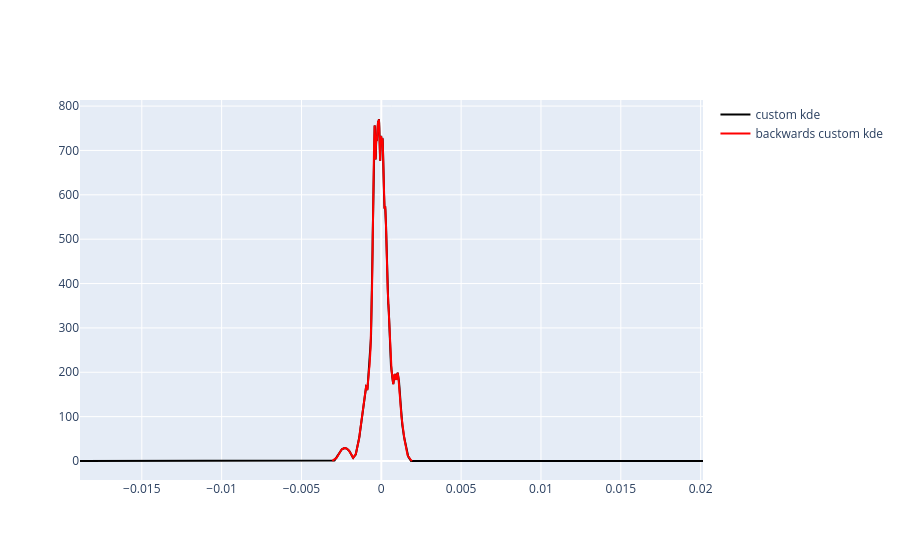

This figure's notebook cell:
### Code cell
# BACKWARDS TRANSFORMATION
dSup, dens = lqd2dens(
                lqd, 
                lqdSup, 
                c=c, 
                t0=t0_,
                # cut=(1,1),
                dSup=grid)

# COMPARE KDE AND BACKWARDS TRANSFORMATION
fig = go.Figure()

fig.add_trace(
    go.Scatter(
        x=grid,
        y=density,
        mode="lines",
        name="custom kde",
        line=dict(color="black")
    )
)

fig.add_trace(
    go.Scatter(
        x=dSup,
        y=dens,
        mode="lines",
        name="backwards custom kde",
        line=dict(color="red")
    )
)

fig.show()

### Figure 1 — Plotly figure (JSON) as saved in the notebook; plotly's stock layout.template omitted (floating-point values rounded to 4 significant figures; data arrays with more than 128 entries replaced by an {"elided": "..."} marker saying what was removed)
{"data": [{"line": {"color": "black"}, "mode": "lines", "name": "custom kde", "type": "scatter", "x": {"elided": "5001 float values"}, "y": {"elided": "5001 float values"}}, {"line": {"color": "red"}, "mode": "lines", "name": "backwards custom kde", "type": "scatter", "x": {"elided": "5001 float values"}, "y": {"elided": "5001 float values"}}], "layout": {}}
